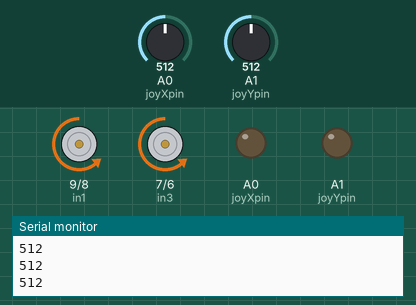
This sketch was run on a simulated Arduino Uno, built with avr-gcc and run on an emulated ATmega328P. Parts: motor-driver pin pairs drawn as motors (green arrow = first pin HIGH = forward, orange = second pin HIGH = backward, longer = more drive, scaled by the enable pin), output pins drawn as LEDs (lit = HIGH), the last lines printed to the serial monitor. Inputs (shaded band) come from the test bench; at power-on: A1 (joyYpin) = 512, A0 (joyXpin) = 512.

Above: at 1.2 s.
1.3 s: A1 (joyYpin) set to 7
2.8 s: A1 (joyYpin) set to 4
At 3.5 s:
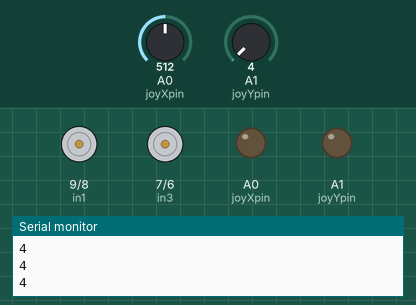
4.3 s: A1 (joyYpin) set to 0
At 4.7 s:
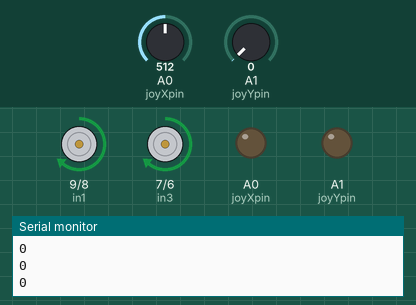
5.8 s: A1 (joyYpin) set to 122
At 7.1 s:
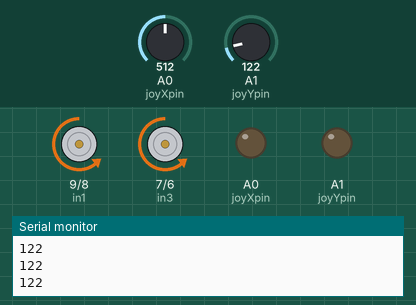
Timing chart, 0 to 8.3 s (numbered marks = the images above; inputs shaded):
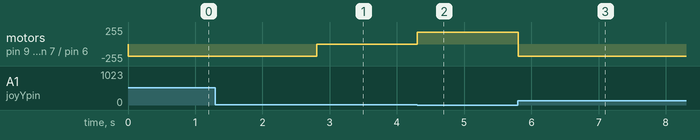

The sketch:

joystick_remote.ino
```cpp
// connect motor controller pins to Arduino digital pins
// motor one
int enA = 11;
int in1 = 9;
int in2 = 8;
// motor two
int enB = 10;
int in3 = 7;
int in4 = 6;

// joystick
int joyXpin = A0;
int joyYpin = A1;


void setup()
{
  // set all the motor control pins to outputs
  pinMode(enA, OUTPUT);
  pinMode(enB, OUTPUT);
  pinMode(in1, OUTPUT);
  pinMode(in2, OUTPUT);
  pinMode(in3, OUTPUT);
  pinMode(in4, OUTPUT);

  pinMode(joyXpin, OUTPUT);
  pinMode(joyYpin, OUTPUT);

  Serial.begin(9600);
}

void driveForwards(int speed)
{
  // turn on motor A
//    Serial.println("starter motor A");
  digitalWrite(in1, HIGH);
  digitalWrite(in2, LOW);
  // set speed, possible range 0~255
  analogWrite(enA, speed);
  // turn on motor B
//    Serial.println("starter motor B");
  digitalWrite(in3, HIGH);
  digitalWrite(in4, LOW);
  // set speed, possible range 0~255
  analogWrite(enB, speed);
}

void driveBackwards(int speed)
{
  // turn on motor A
//    Serial.println("starter motor A");
  digitalWrite(in1, LOW);
  digitalWrite(in2, HIGH);
  // set speed, possible range 0~255
  analogWrite(enA, speed);
  // turn on motor B
//    Serial.println("starter motor B");
  digitalWrite(in3, LOW);
  digitalWrite(in4, HIGH);
  // set speed, possible range 0~255
  analogWrite(enB, speed);
}

void stop()
{
  // now turn off motors
//    Serial.println("stopper begge");
  digitalWrite(in1, LOW);
  digitalWrite(in2, LOW);
  digitalWrite(in3, LOW);
  digitalWrite(in4, LOW);
}


void loop()
{
  int x = analogRead(joyXpin);
  int y = analogRead(joyYpin);

Serial.println(y);

  if (y < 2)
  {
    driveForwards(180);
  } else if (y > 5)
  {
    driveBackwards(180);
  }

  else
  {
    stop();
  }

}
```

Measured:
- the behaviour switches between 6 and 5 on A1 (joyYpin) (found by bisection; images 0 and 1)
- after the input at 2.8 s, motor on pin 9 (in1) / pin 8 (in2), motor on pin 7 (in3) / pin 6 (in4): backward 180/255 → stopped at once
- after the input at 4.3 s, motor on pin 9 (in1) / pin 8 (in2), motor on pin 7 (in3) / pin 6 (in4): stopped → forward 180/255 at once
- after the input at 5.8 s, motor on pin 9 (in1) / pin 8 (in2), motor on pin 7 (in3) / pin 6 (in4): forward 180/255 → backward 180/255 at once
